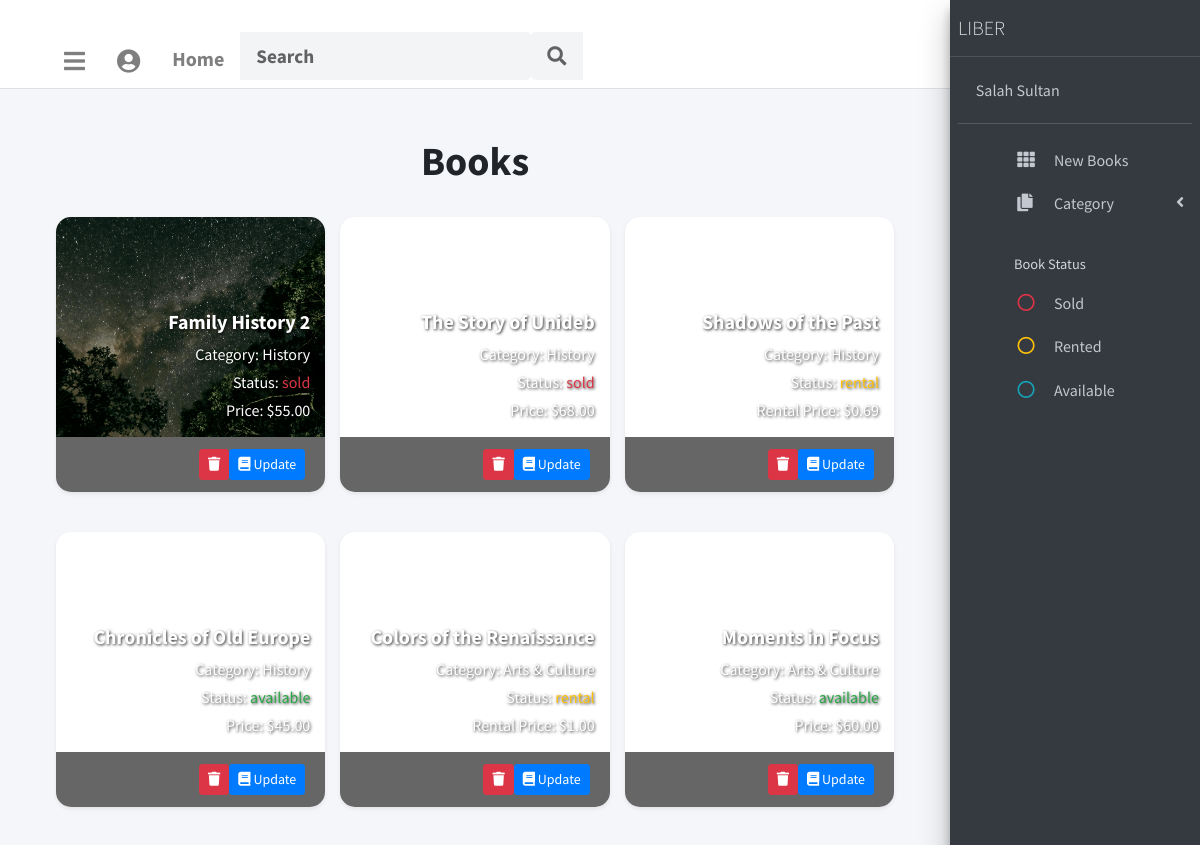
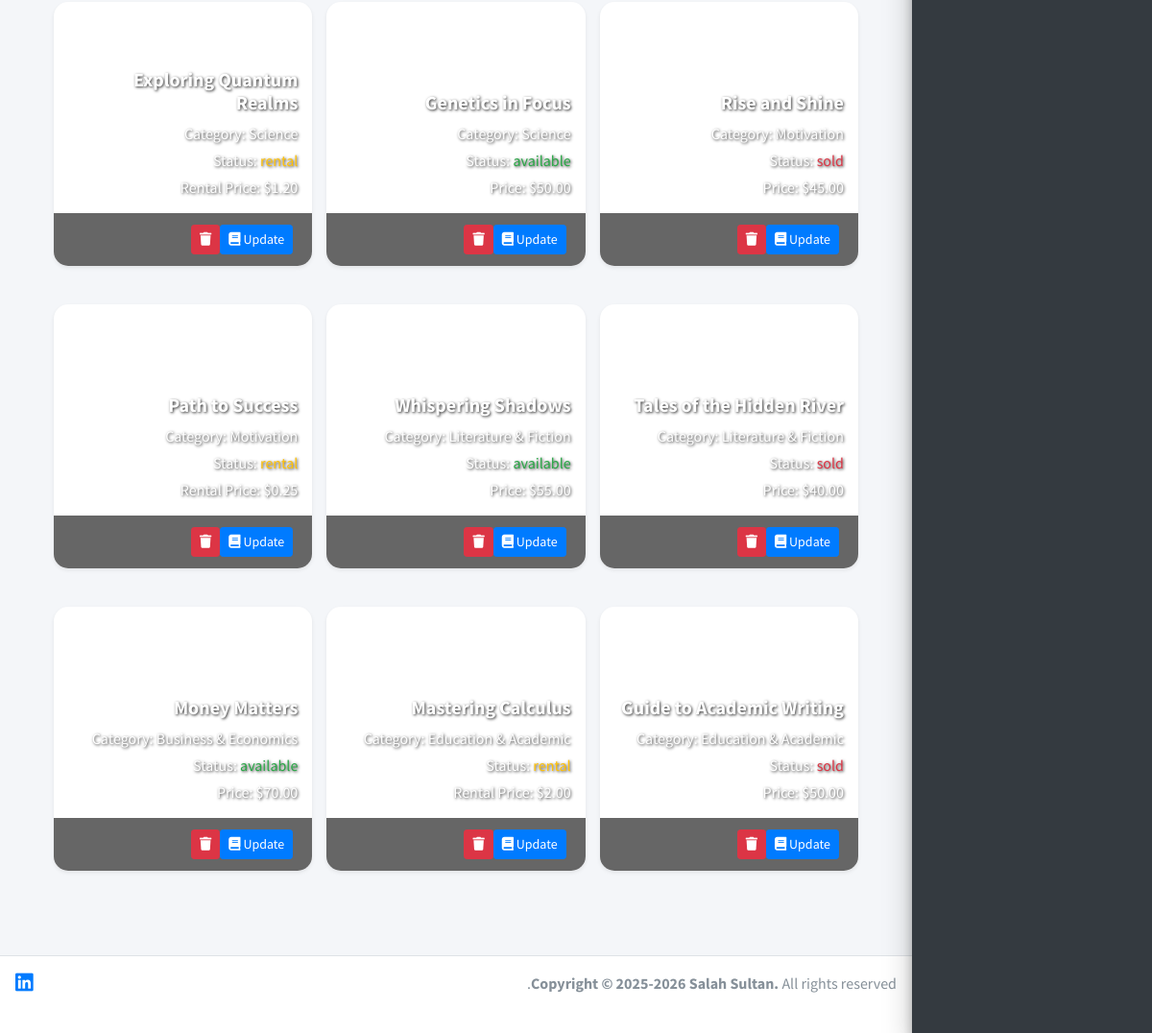
The app's page /books/ (signed in) with its own data (2 pictures, top to bottom).
### lms_app/models.py (models this page shows, shortened)
class Book(models.Model):
    status_book= [
        ('available', 'available'),
        ('rental', 'rental'),
        ('sold', 'sold'),
    ]
    title = models.CharField(max_length=250)
    author = models.CharField(max_length=250, null=True, blank=True)
    photo_book= models.ImageField(upload_to='photos', null=True, blank=True)
    photo_author= models.ImageField(upload_to='photos', null=True, blank=True)
    pages = models.IntegerField(null= True, blank=True)
    price = models.DecimalField(max_digits=5, decimal_places=2)
    retal_price_day = models.DecimalField(max_digits=5, decimal_places=2, null=True, blank=True)
    retal_period = models.IntegerField(null=True, blank=True)
    total_rental = models.DecimalField(max_digits=5, decimal_places=2, null=True, blank=True)
    active = models.BooleanField(default=True)
    status = models.CharField(max_length=50, choices=status_book, null=True, blank=True)
    category = models.ForeignKey(Category, on_delete=models.PROTECT, null=True, blank=True)

class Category(models.Model):
    name = models.CharField(max_length=50)
    def __str__(self):
        return self.name

### lms_app/views.py (the view)
# urls.py: path('books/', views.books, name='books'),              # Books page
@login_required
def books(request):
    search = Book.objects.all()
    title = request.GET.get('search_name', None)
    if title:
        search = search.filter(title__icontains=title)
    context = {
        'category': Category.objects.all(),
        'books': search,
        'formcat': CategoryForm(),
    }
    return render(request, 'pages/books.html', context)

### lms_app/forms.py
class CategoryForm(forms.ModelForm):
    class Meta:
        model = Category
        fields=['name']
        widgets = {
            'name': forms.TextInput(attrs={'class':'form-control'})
        }

### templates/pages/books.html
{% extends 'base.html' %}
{% load static %}
{% block content %}
<div style="direction: ltr;" class="wrapper">
  <div class="content-wrapper p-5">
    <div class="row mb-4">
      <div class="col-12">
        <h1 class="text-center font-weight-bold">Books</h1>
      </div>
    </div>
    <section class="content">
      <div class="row d-flex align-items-stretch">
        {% for book in books %}
        <div class="col-12 col-sm-6 col-md-4 mb-4 bookhide book{{ book.category.id }} book{{ book.status }}">
          <div class="card shadow-sm" style="border-radius: 15px; overflow: hidden;">
            {% if book.photo_book %}
            <div class="card-body text-white" style="
                  background: url('{{ book.photo_book.url }}') center center / cover no-repeat;
                  min-height: 220px;
                  display: flex;
                  flex-direction: column;
                  justify-content: flex-end;
                  padding: 15px;
                  text-shadow: 1px 1px 3px rgba(0,0,0,0.8);
              ">
            {% else %}
            <div class="card-body text-dark" style="
                  background-color: #f5f5f5;
                  min-height: 220px;
                  padding: 15px;
              ">
            {% endif %}
              <h2 class="lead font-weight-bold">{{ book.title }}</h2>
              <p class="mb-1">Category: {{ book.category }}</p>
              <p class="mb-1">Status:
                {% if book.status == 'available' %}
                  <span class="text-success">{{ book.status }}</span>
                {% elif book.status == 'rental' %}
                  <span class="text-warning">{{ book.status }}</span>
                {% else %}
                  <span class="text-danger">{{ book.status }}</span>
                {% endif %}
              </p>
              {% if book.status == 'rental' %}
                <p class="mb-0">Rental Price: ${{ book.retal_price_day }}</p>
              {% else %}
                <p class="mb-0">Price: ${{ book.price }}</p>
              {% endif %}
            </div>
            <div class="card-footer d-flex justify-content-end" style="background-color: rgba(0,0,0,0.6);">
              <a href="{% url 'delete' book.id %}" class="btn btn-sm btn-danger mr-1">
                <i class="fas fa-trash"></i>
              </a>
              <a href="{% url 'update' book.id %}" class="btn btn-sm btn-primary">
                <i class="fas fa-book"></i> Update
              </a>
            </div>
          </div>
        </div>
        {% endfor %}
      </div>
    </section>
  </div>
</div>
{% endblock %}

### records on screen
Book: photo_book (picture), title "Family History 2", category "History", status "sold", price "55.00"
Book: title "The Story of Unideb", category "History", status "sold", price "68.00"
Book: title "Shadows of the Past", category "History", status "rental", retal_price_day "0.69"
Book: title "Chronicles of Old Europe", category "History", status "available", price "45.00"
Book: title "Colors of the Renaissance", category "Arts & Culture", status "rental", retal_price_day "1.00"
Book: title "Moments in Focus", category "Arts & Culture", status "available", price "60.00"
Book: title "Exploring Quantum Realms", category "Science", status "rental", retal_price_day "1.20"
Book: title "Genetics in Focus", category "Science", status "available", price "50.00"
Book: title "Rise and Shine", category "Motivation", status "sold", price "45.00"
Book: title "Path to Success", category "Motivation", status "rental", retal_price_day "0.25"
Book: title "Whispering Shadows", category "Literature & Fiction", status "available", price "55.00"
Book: title "Tales of the Hidden River", category "Literature & Fiction", status "sold", price "40.00"
Book: title "Money Matters", category "Business & Economics", status "available", price "70.00"
Book: title "Mastering Calculus", category "Education & Academic", status "rental", retal_price_day "2.00"
Book: title "Guide to Academic Writing", category "Education & Academic", status "sold", price "50.00"
